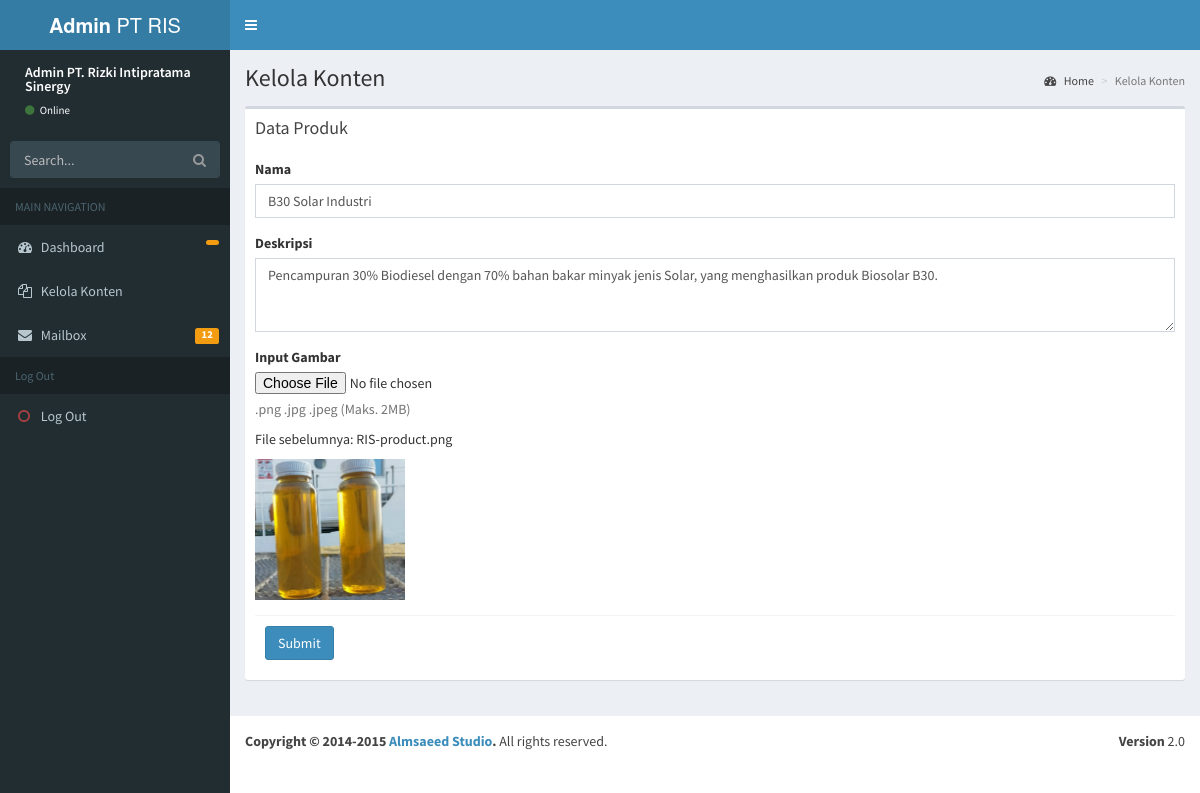
The page /admin/controllers/produk-edit.php?id=2 (signed in) on the database its author committed.
### tables this page shows
CREATE TABLE `produk` (
  `id` int(11) NOT NULL,
  `namaProduk` varchar(100) NOT NULL,
  `deskripsi` varchar(200) NOT NULL,
  `tipe` varchar(255) DEFAULT NULL,
  `ukuran` int(11) DEFAULT NULL,
  `namaGambar` varchar(255) DEFAULT NULL
);

### admin/controllers/produk-edit.php (the view, shortened to what this page needs)
<?php
include '../../config/database.php';
?>
<!DOCTYPE html>
<html>
    <?php include '../component/head.php'; ?>
    <body class="skin-blue">
        <div class="wrapper">
        <?php include '../component/header.php'; ?>
        <?php include '../component/side-bar.php'; ?>
        <div class="content-wrapper">
            <section class="content-header">
            <h1>
                Kelola Konten
            </h1>
            <ol class="breadcrumb">
                <li><a href="#"><i class="fa fa-dashboard"></i> Home</a></li>
                <li class="active">Kelola Konten</li>
            </ol>
            </section>
            <section class="content">
                <div class="row">
                    <div class="col-xs-12">
                        <div class="box">
                            <div class="box-header">
                                <h3 class="box-title">Data Produk</h3>
                            </div>
                            <div class="box-body">
                            <form role="form" action="produk-edit-validasi.php" method="post" enctype="multipart/form-data">
                                <?php
                                try {
                                    $id = $_GET['id'];
                                    $query = $db->prepare("SELECT * FROM produk WHERE id = :id");
                                    $query->bindParam(':id', $id, PDO::PARAM_INT);
                                    $query->execute();
                                    if ($query->rowCount() > 0) {
                                        $row = $query->fetch(PDO::FETCH_ASSOC);
                                ?>
                                <div class="form-group">
                                    <label for="nama">Nama</label>
                                    <input type="text" name="nama" class="form-control" placeholder="Masukkan Nama Produk" value="<?php echo htmlspecialchars($row['namaProduk']); ?>" required/>
                                </div>
                                <div class="form-group">
                                    <label for="deskripsi">Deskripsi</label>
                                    <textarea name="deskripsi" class="form-control" rows="3" placeholder="Masukkan Deskripsi Produk" required><?php echo htmlspecialchars($row['deskripsi']); ?></textarea>
                                </div>
                                <div class="form-group">
                                    <label for="gambar">Input Gambar</label>
                                    <input type="file" id="gambar" name="gambar" accept="image/*" required>
                                    <p class="help-block">.png .jpg .jpeg (Maks. 2MB)</p>
                                    <p>File sebelumnya: <?php echo htmlspecialchars($row['namaGambar']); ?></p>
                                    <img src="../../images/<?php echo htmlspecialchars($row['namaGambar']); ?>" alt="Gambar Produk" width="150">
                                </div>
                                <?php
                                    } else {
                                        echo "<p>Data produk tidak ditemukan.</p>";
                                    }
                                } catch (PDOException $e) {
                                    echo "<p>Error: " . $e->getMessage() . "</p>";
                                }
                                ?>
                                <div class="box-footer">
                                    <button type="submit" name="submit" class="btn btn-primary">Submit</button>
                                </div>
                            </form>
                            </div>
                        </div>
                    </div>
                </div>
            </section>
        </div>
        <?php include '../component/footer.php'; ?>
        </div>
    </body>
</html>

### rows shown on the page
produk: nama "B30 Solar Industri", deskripsi "Pencampuran 30% Biodiesel dengan 70% bahan bakar minyak jenis Solar, yang menghasilkan produk Biosolar B30.", namaGambar "RIS-product.png", namaGambar (picture)
